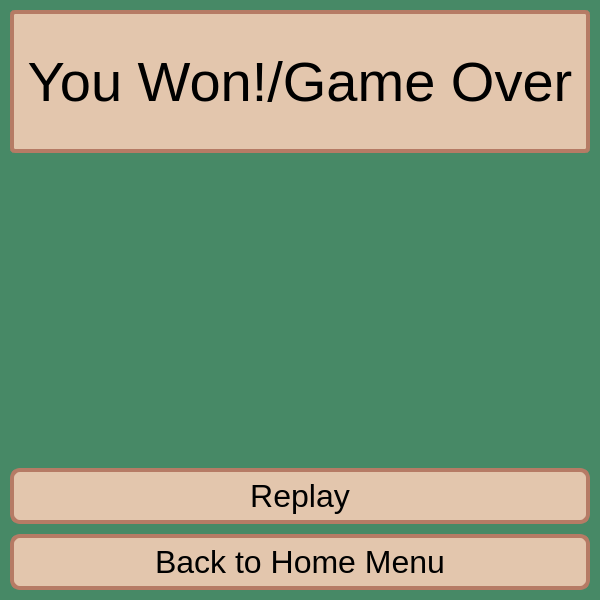
<?xml version="1.0" encoding="UTF-8"?>
<ui version="4.0">
 <class>MainWindow</class>
 <widget class="QMainWindow" name="MainWindow">
  <property name="geometry">
   <rect>
    <x>0</x>
    <y>0</y>
    <width>600</width>
    <height>600</height>
   </rect>
  </property>
  <property name="minimumSize">
   <size>
    <width>600</width>
    <height>600</height>
   </size>
  </property>
  <property name="windowTitle">
   <string>Game Finished</string>
  </property>
  <property name="styleSheet">
   <string notr="true">QWidget {
	background-color: rgb(71, 137, 102);
}

#lblWindowTitle {
	background-color: rgb(227, 198, 173);
	border-width: 4px;
	border-radius: 10px;
	border-style: solid;
	border-color: rgb(182, 123, 101);
	min-width: 10em;
	padding: 6px;
	border-radius: 5px;
}

QLineEdit {
	background-color: rgb(255,255,255);
	border-radius: 5px
}

QPushButton {
	background-color: rgb(227, 198, 173);
	border-style: solid;
	border-width: 4px;
	border-radius: 10px;
	border-color: rgb(182, 123, 101);
	min-width: 10em;
	padding: 6px;
}

QPushButton:Hover {
	background-color: rgb(115, 167, 136);
	border-color: rgb(19, 94, 70);
}

QPushButton:pressed {
	background-color: rgb(125, 179, 147);
	border-color: rgb(19, 94, 70);
}</string>
  </property>
  <widget class="QWidget" name="centralwidget">
   <layout class="QVBoxLayout" name="verticalLayout">
    <property name="spacing">
     <number>10</number>
    </property>
    <property name="leftMargin">
     <number>10</number>
    </property>
    <property name="topMargin">
     <number>10</number>
    </property>
    <property name="rightMargin">
     <number>10</number>
    </property>
    <property name="bottomMargin">
     <number>10</number>
    </property>
    <item>
     <widget class="QLabel" name="lblWindowTitle">
      <property name="font">
       <font>
        <family>MS UI Gothic</family>
        <pointsize>42</pointsize>
       </font>
      </property>
      <property name="styleSheet">
       <string notr="true"/>
      </property>
      <property name="text">
       <string>You Won!/Game Over</string>
      </property>
      <property name="scaledContents">
       <bool>false</bool>
      </property>
      <property name="alignment">
       <set>Qt::AlignCenter</set>
      </property>
      <property name="indent">
       <number>-3</number>
      </property>
     </widget>
    </item>
    <item>
     <widget class="QLabel" name="lblSub">
      <property name="font">
       <font>
        <family>MS UI Gothic</family>
        <pointsize>20</pointsize>
        <weight>75</weight>
        <bold>true</bold>
        <underline>false</underline>
        <strikeout>false</strikeout>
       </font>
      </property>
      <property name="text">
       <string/>
      </property>
     </widget>
    </item>
    <item>
     <widget class="QLabel" name="lblOverview">
      <property name="font">
       <font>
        <family>MS UI Gothic</family>
        <pointsize>20</pointsize>
        <weight>75</weight>
        <bold>true</bold>
        <underline>false</underline>
        <strikeout>false</strikeout>
       </font>
      </property>
      <property name="text">
       <string/>
      </property>
     </widget>
    </item>
    <item>
     <widget class="QPushButton" name="replayButton">
      <property name="font">
       <font>
        <family>MS UI Gothic</family>
        <pointsize>24</pointsize>
       </font>
      </property>
      <property name="text">
       <string>Replay</string>
      </property>
     </widget>
    </item>
    <item>
     <widget class="QPushButton" name="homeButton">
      <property name="font">
       <font>
        <family>MS UI Gothic</family>
        <pointsize>24</pointsize>
       </font>
      </property>
      <property name="text">
       <string>Back to Home Menu</string>
      </property>
     </widget>
    </item>
   </layout>
  </widget>
 </widget>
 <resources/>
 <connections/>
</ui>
